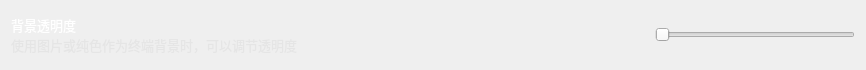
           <widget class="QWidget" name="verticalWidget_29" native="true">
            <property name="minimumSize">
             <size>
              <width>0</width>
              <height>70</height>
             </size>
            </property>
            <property name="maximumSize">
             <size>
              <width>16777215</width>
              <height>70</height>
             </size>
            </property>
            <property name="styleSheet">
             <string notr="true">#verticalWidget_29{background-color: rgba(223, 223, 223,50);
border-radius: 5px;}</string>
            </property>
            <layout class="QHBoxLayout" name="horizontalLayout_38">
             <item>
              <widget class="QWidget" name="horizontalWidget_28" native="true">
               <property name="minimumSize">
                <size>
                 <width>0</width>
                 <height>40</height>
                </size>
               </property>
               <property name="maximumSize">
                <size>
                 <width>16777215</width>
                 <height>40</height>
                </size>
               </property>
               <layout class="QVBoxLayout" name="verticalLayout_33">
                <property name="spacing">
                 <number>0</number>
                </property>
                <property name="leftMargin">
                 <number>0</number>
                </property>
                <property name="topMargin">
                 <number>0</number>
                </property>
                <property name="rightMargin">
                 <number>0</number>
                </property>
                <property name="bottomMargin">
                 <number>0</number>
                </property>
                <item>
                 <widget class="QLabel" name="label_73">
                  <property name="font">
                   <font>
                    <family>OPPOSans B</family>
                    <pointsize>10</pointsize>
                    <stylestrategy>PreferAntialias</stylestrategy>
                   </font>
                  </property>
                  <property name="styleSheet">
                   <string notr="true">color: rgb(255, 255, 255);</string>
                  </property>
                  <property name="text">
                   <string>背景透明度</string>
                  </property>
                 </widget>
                </item>
                <item>
                 <widget class="QLabel" name="label_71">
                  <property name="minimumSize">
                   <size>
                    <width>0</width>
                    <height>20</height>
                   </size>
                  </property>
                  <property name="maximumSize">
                   <size>
                    <width>16777215</width>
                    <height>20</height>
                   </size>
                  </property>
                  <property name="font">
                   <font>
                    <family>OPPOSans B</family>
                    <pointsize>10</pointsize>
                    <stylestrategy>PreferAntialias</stylestrategy>
                   </font>
                  </property>
                  <property name="styleSheet">
                   <string notr="true">color: rgba(223, 223, 223, 150);</string>
                  </property>
                  <property name="text">
                   <string>使用图片或纯色作为终端背景时，可以调节透明度</string>
                  </property>
                 </widget>
                </item>
               </layout>
              </widget>
             </item>
             <item>
              <spacer name="horizontalSpacer_67">
               <property name="orientation">
                <enum>Qt::Horizontal</enum>
               </property>
               <property name="sizeHint" stdset="0">
                <size>
                 <width>352</width>
                 <height>20</height>
                </size>
               </property>
              </spacer>
             </item>
             <item>
              <widget class="QSlider" name="horizontalSlider">
               <property name="minimumSize">
                <size>
                 <width>200</width>
                 <height>0</height>
                </size>
               </property>
               <property name="maximumSize">
                <size>
                 <width>200</width>
                 <height>16777215</height>
                </size>
               </property>
               <property name="orientation">
                <enum>Qt::Horizontal</enum>
               </property>
              </widget>
             </item>
            </layout>
           </widget>
